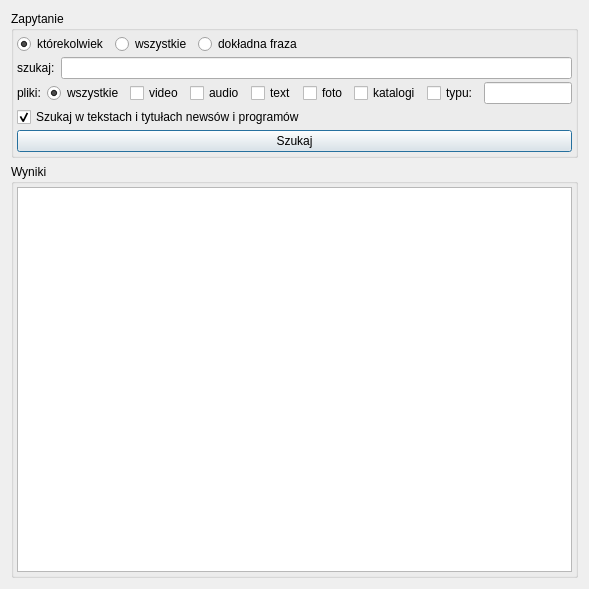
<?xml version="1.0" encoding="UTF-8"?>
<ui version="4.0">
 <class>MainWindow</class>
 <widget class="QMainWindow" name="MainWindow">
  <property name="geometry">
   <rect>
    <x>0</x>
    <y>0</y>
    <width>589</width>
    <height>589</height>
   </rect>
  </property>
  <property name="windowTitle">
   <string>MainWindow</string>
  </property>
  <widget class="QWidget" name="centralWidget">
   <layout class="QVBoxLayout" name="verticalLayout">
    <item>
     <widget class="QGroupBox" name="groupBox">
      <property name="title">
       <string>Zapytanie</string>
      </property>
      <layout class="QVBoxLayout" name="verticalLayout_2">
       <property name="spacing">
        <number>3</number>
       </property>
       <property name="leftMargin">
        <number>3</number>
       </property>
       <property name="topMargin">
        <number>3</number>
       </property>
       <property name="rightMargin">
        <number>3</number>
       </property>
       <property name="bottomMargin">
        <number>3</number>
       </property>
       <item>
        <layout class="QHBoxLayout" name="horizontalLayout_3">
         <item>
          <widget class="QRadioButton" name="anyRadio">
           <property name="text">
            <string>którekolwiek</string>
           </property>
           <property name="checked">
            <bool>true</bool>
           </property>
           <attribute name="buttonGroup">
            <string notr="true">buttonGroup</string>
           </attribute>
          </widget>
         </item>
         <item>
          <widget class="QRadioButton" name="allRadio">
           <property name="text">
            <string>wszystkie</string>
           </property>
           <attribute name="buttonGroup">
            <string notr="true">buttonGroup</string>
           </attribute>
          </widget>
         </item>
         <item>
          <widget class="QRadioButton" name="exactRadio">
           <property name="text">
            <string>dokładna fraza</string>
           </property>
           <attribute name="buttonGroup">
            <string notr="true">buttonGroup</string>
           </attribute>
          </widget>
         </item>
         <item>
          <spacer name="horizontalSpacer">
           <property name="orientation">
            <enum>Qt::Horizontal</enum>
           </property>
           <property name="sizeHint" stdset="0">
            <size>
             <width>40</width>
             <height>20</height>
            </size>
           </property>
          </spacer>
         </item>
        </layout>
       </item>
       <item>
        <layout class="QHBoxLayout" name="horizontalLayout_4">
         <item>
          <widget class="QLabel" name="label">
           <property name="text">
            <string>szukaj:</string>
           </property>
          </widget>
         </item>
         <item>
          <widget class="QLineEdit" name="szukajLineEdit"/>
         </item>
        </layout>
       </item>
       <item>
        <layout class="QHBoxLayout" name="horizontalLayout">
         <item>
          <widget class="QLabel" name="label_2">
           <property name="text">
            <string>pliki:</string>
           </property>
          </widget>
         </item>
         <item>
          <widget class="QRadioButton" name="allfilesRadio">
           <property name="text">
            <string>wszystkie</string>
           </property>
           <property name="checked">
            <bool>true</bool>
           </property>
           <property name="autoExclusive">
            <bool>false</bool>
           </property>
          </widget>
         </item>
         <item>
          <widget class="QCheckBox" name="videoCheckBox">
           <property name="text">
            <string>video</string>
           </property>
          </widget>
         </item>
         <item>
          <widget class="QCheckBox" name="audioCheckBox">
           <property name="text">
            <string>audio</string>
           </property>
          </widget>
         </item>
         <item>
          <widget class="QCheckBox" name="textCheckBox">
           <property name="text">
            <string>text</string>
           </property>
          </widget>
         </item>
         <item>
          <widget class="QCheckBox" name="fotoCheckBox">
           <property name="text">
            <string>foto</string>
           </property>
          </widget>
         </item>
         <item>
          <widget class="QCheckBox" name="dirCheckBox">
           <property name="text">
            <string>katalogi</string>
           </property>
          </widget>
         </item>
         <item>
          <widget class="QCheckBox" name="customCheckBox">
           <property name="text">
            <string>typu:</string>
           </property>
          </widget>
         </item>
         <item>
          <widget class="QLineEdit" name="extLineEdit"/>
         </item>
        </layout>
       </item>
       <item>
        <layout class="QHBoxLayout" name="horizontalLayout_2">
         <item>
          <widget class="QCheckBox" name="txtCheckBox">
           <property name="text">
            <string>Szukaj w tekstach i tytułach newsów i programów</string>
           </property>
           <property name="checked">
            <bool>true</bool>
           </property>
          </widget>
         </item>
        </layout>
       </item>
       <item>
        <widget class="QPushButton" name="SzukajButton">
         <property name="toolTip">
          <string>Esc przerywa szukanie</string>
         </property>
         <property name="text">
          <string>Szukaj</string>
         </property>
         <property name="autoDefault">
          <bool>true</bool>
         </property>
         <property name="default">
          <bool>true</bool>
         </property>
        </widget>
       </item>
      </layout>
     </widget>
    </item>
    <item>
     <widget class="QGroupBox" name="groupBox_2">
      <property name="title">
       <string>Wyniki</string>
      </property>
      <layout class="QVBoxLayout" name="verticalLayout_3">
       <property name="spacing">
        <number>3</number>
       </property>
       <property name="leftMargin">
        <number>3</number>
       </property>
       <property name="topMargin">
        <number>3</number>
       </property>
       <property name="rightMargin">
        <number>3</number>
       </property>
       <property name="bottomMargin">
        <number>3</number>
       </property>
       <item>
        <widget class="QListWidget" name="listWidget"/>
       </item>
      </layout>
     </widget>
    </item>
   </layout>
  </widget>
 </widget>
 <layoutdefault spacing="6" margin="11"/>
 <resources/>
 <connections/>
 <buttongroups>
  <buttongroup name="buttonGroup"/>
 </buttongroups>
</ui>
